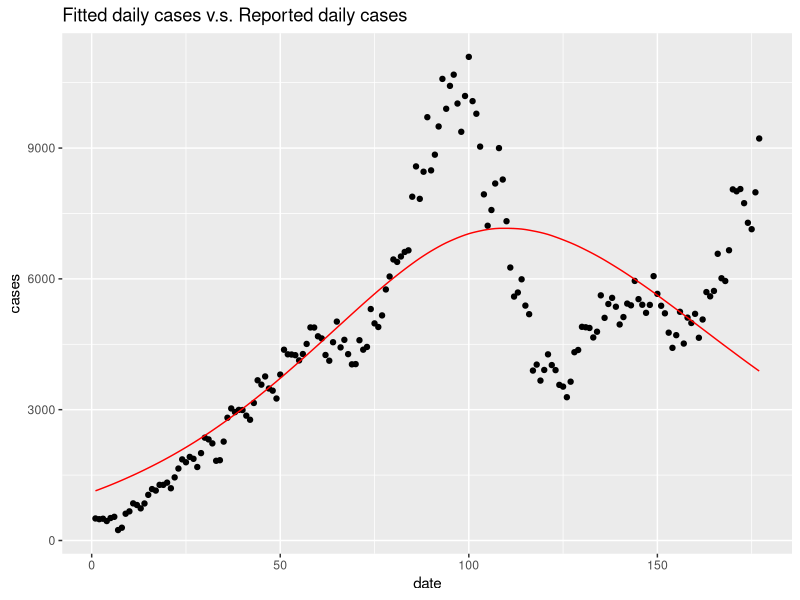
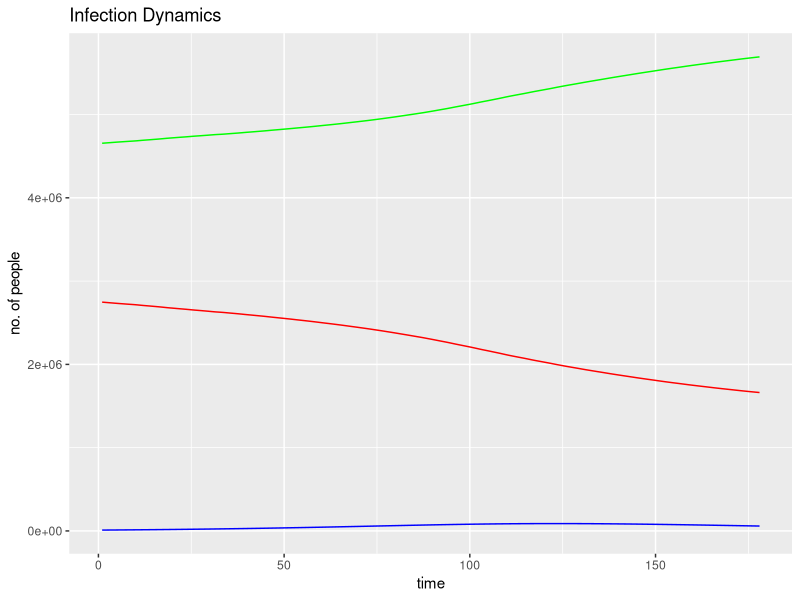
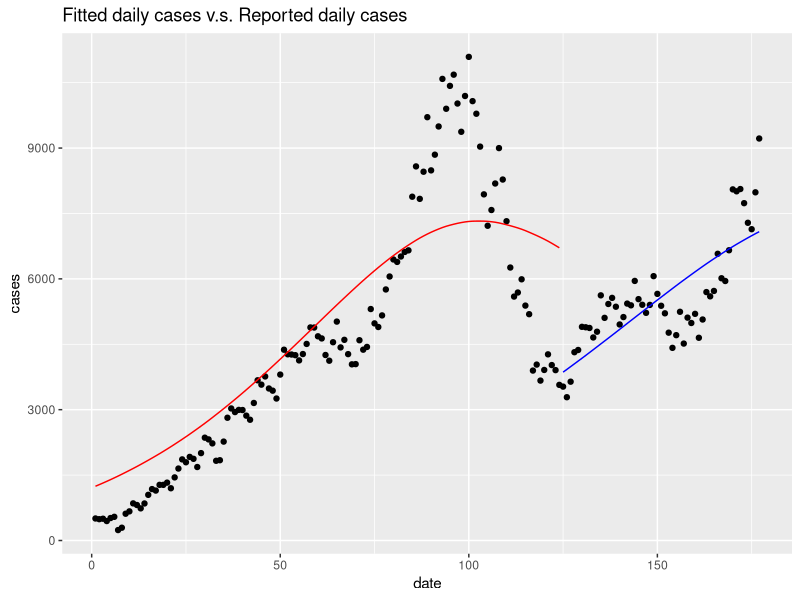
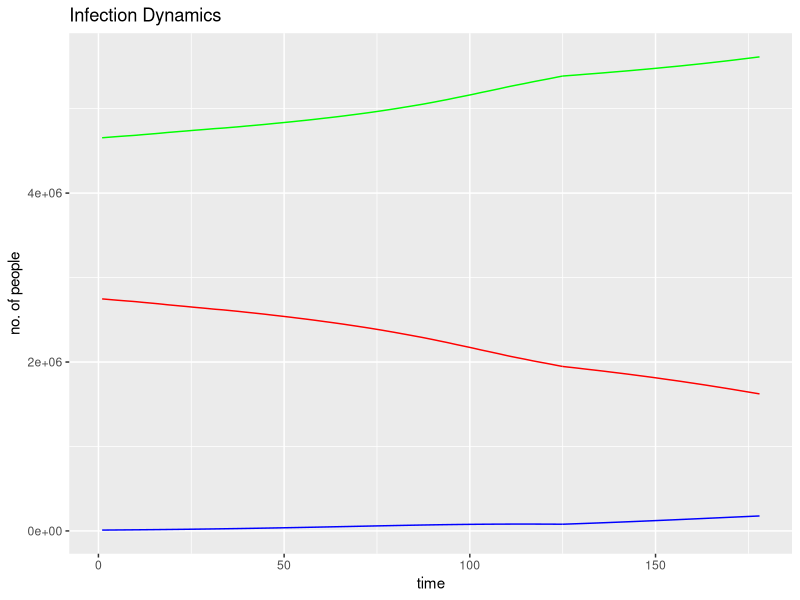
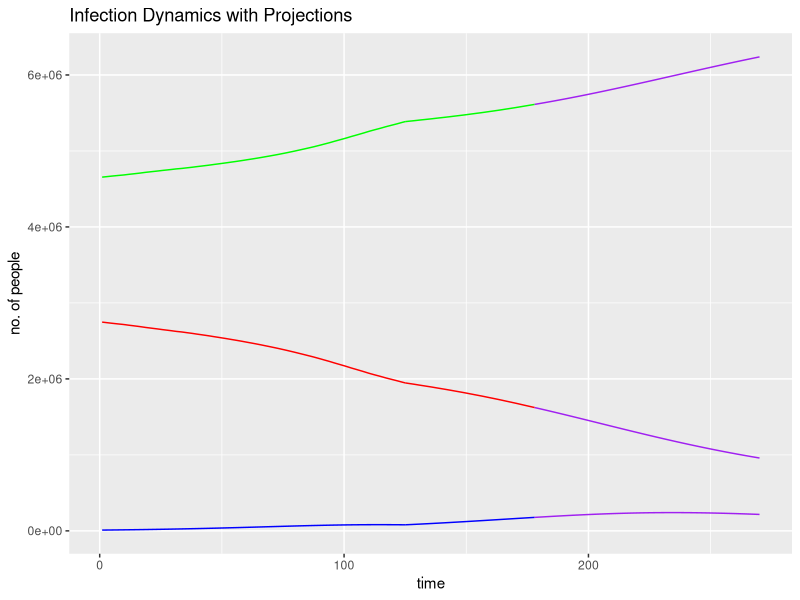
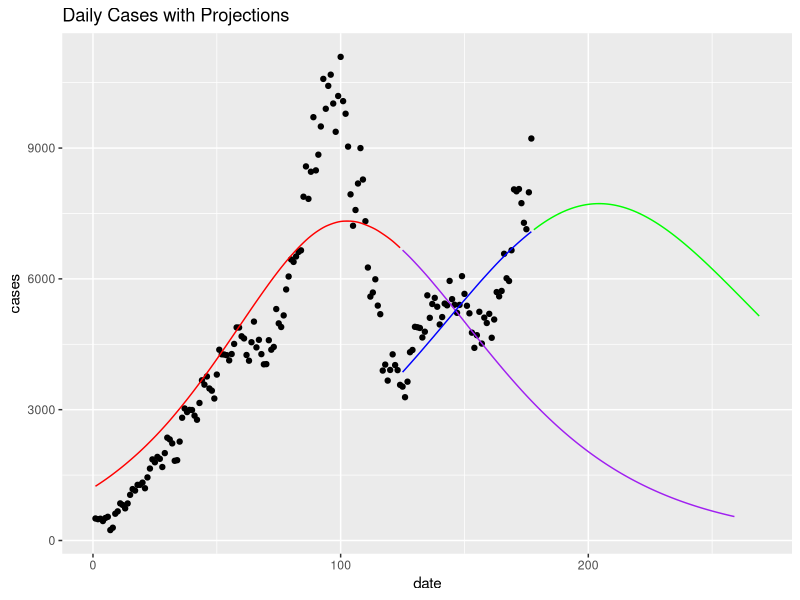
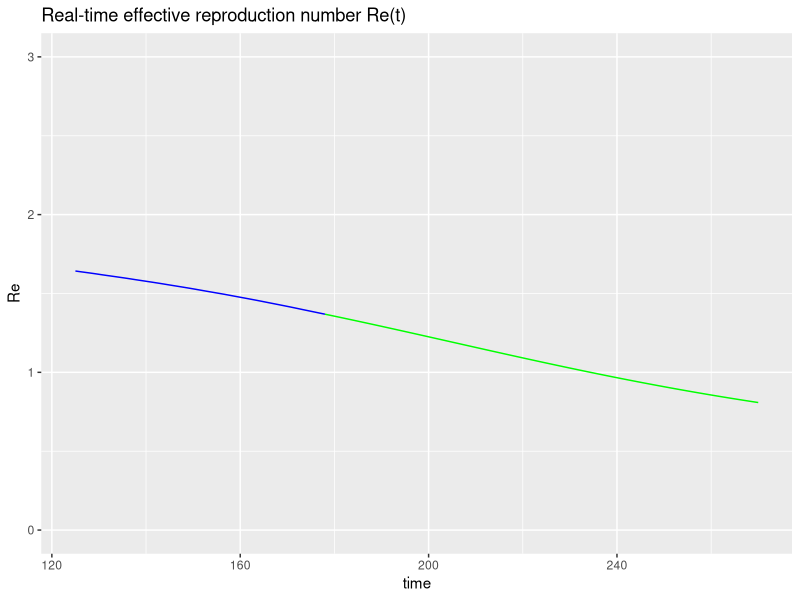
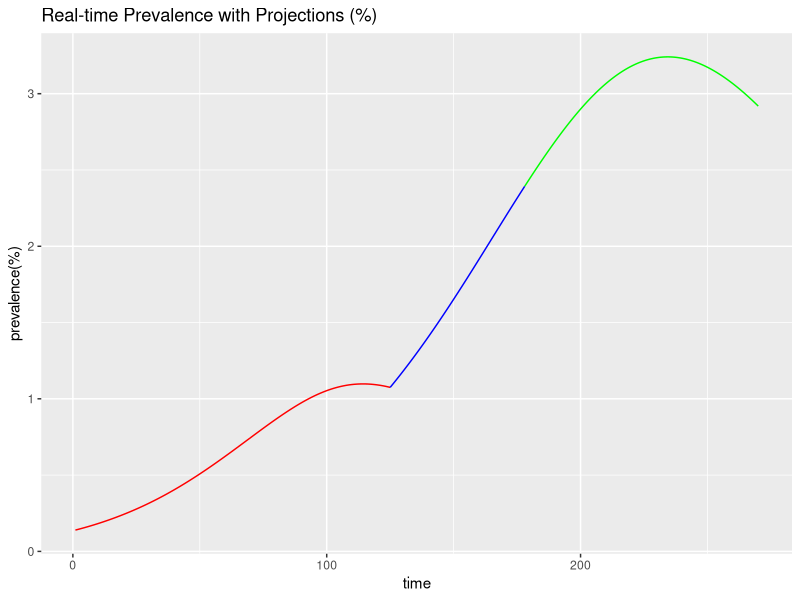

These figures' R source, in order:
# packages
install.packages("deSolve")
install.packages("ggplot2")
install.packages("reshape2")
library(deSolve)
library(ggplot2)
library(reshape2)

# working directory & data file
setwd("C:/hkcovid")
mydata<-read.csv("covid19.csv", header=T)
if (FALSE){
   "The first row in mydata1 is extra data for the 0-th day (2022/05/31), 
    which is only used in numerical approximations and should not appear in model calibration.
    So the no. of days is the no. of rows -1"
}
nd<-nrow(mydata)-1
dcases<-mydata$daily_cases[2:nrow(mydata)]
daily_cases<-data.frame(date=1:nd,
                        dcases=dcases)

# function to compute fitted daily cases
pred<-function(sol,par,ran){
  rou<-par
  p<-rep(NA, length(ran))
  if (min(ran)==1){
    for (i in ran){
    p[i]<- (rou/(4*N))*(sol$S[sol$time==i]*sol$I[sol$time==i]
                        +2*sol$S[sol$time==i+1/2]*sol$I[sol$time==i+1/2]
                        +sol$S[sol$time==i+1]*sol$I[sol$time==i+1])
    }
  }else{
    for (i in ran){
      p[i-(min(ran)-1)]<- (rou/(4*N))*(sol$S[sol$time==i]*sol$I[sol$time==i]
                          +2*sol$S[sol$time==i+1/2]*sol$I[sol$time==i+1/2]
                          +sol$S[sol$time==i+1]*sol$I[sol$time==i+1])  
    }}
  
  return(p)
}

# Preliminaries
# vaccination rate (numerical approximations)
v<-data.frame(v=mydata$v)
# an artificial time-series
signal<-data.frame(times=seq(from=1, to=nrow(mydata), by=1.0), v)
# interpolating function
input<-approxfun(signal, rule=2)
# modified SIR model (with time-dependent vaccination impact)
mSIR_model<-function(time, variables, parameters){
  with(as.list(c(variables, parameters)),{
    v<-input(time)
    dSdt<- -rou*I*S/N-theta*v
    dIdt<- rou*I*S/N-gamma*I
    dRdt<- gamma*I+theta*v
    return(list(c(dSdt,dIdt,dRdt)))
  })
}
# conventional SIR model
cSIR_model<-function(time, variables, parameters){
  with(as.list(c(variables, parameters)),{
    dSdt<- -rou*I*S/N
    dIdt<- rou*I*S/N-gamma*I
    dRdt<- gamma*I
    return(list(c(dSdt,dIdt,dRdt)))
  })
}


## One-compartment model
# Calibration 
# Least squares estimation
N<-7413070
times0<-seq(from=1, to=max(mydata$time), by=0.5)
SIR_SSE0<-function(para){
  rou<-para[1]
  gamma<-para[2]
  theta<-para[3]
  R0<-(1212699-10357)+theta*6337282
  I0<-10357
  S0<-N-I0-R0
  solutions<-as.data.frame(ode(y=c(S=S0,I=I0,R=R0), 
                               times=times0,
                               func=mSIR_model,
                               parms=c(rou=rou, gamma=gamma, theta=theta)))
  pcases<-pred(solutions, rou, 1:nd)
  SSE<-sum((pcases-dcases)^2)
  return(SSE)
}
op0<-optim(par=c(0.2,0.1,0.5),
           fn=SIR_SSE0,
           method="Nelder-Mead",
           control=list(maxit=1E5, trace=2))
op0

# Model Fitness
SSTa<-sum((dcases-mean(dcases))^2)
SSEa<-SIR_SSE0(op0$par)
r2a=1-SSEa/SSTa

# Fitted Model
rou0=op0$par[1]
gamma0=op0$par[2]
theta0=op0$par[3]
R0<-(1212699-10357)+theta0*6337282
I0<-10357
S0<-N-I0-R0
initials0<-c(S=S0, I=I0, R=R0)
solutions0<-as.data.frame(ode(y=initials0, 
                              times=times0,
                              func=mSIR_model,
                              parms=c(rou=rou0, gamma=gamma0, theta=theta0)))
pdaily_cases0<-data.frame(date=1:nd,
                          pcases=pred(solutions0, rou0, 1:nd))

# Plot fitted daily cases against reported daily cases
ggplot()+
  geom_point(data=daily_cases,
             mapping=aes(x=date, y=dcases),colour="black")+
  geom_line(data=pdaily_cases0, 
            mapping=aes(x=date, y=pcases), colour="red")+
  labs(title="Fitted daily cases v.s. Reported daily cases",
       x="date",
       y="cases")

# Plot infection dynamics
ggplot()+
  geom_line(data=solutions0, mapping=aes(x=time, y=S), colour="red")+
  geom_line(data=solutions0, mapping=aes(x=time, y=I), colour="blue")+
  geom_line(data=solutions0, mapping=aes(x=time, y=R), colour="green")+
  labs(title="Infection Dynamics",
       x="time",
       y="no. of people")


## Two-compartment model
#COMPARTMENT I
times1a<-seq(from=1, to=125, by=0.5)
dcases1<-dcases[1:124]
theta<-theta0
I0<-10357
R0<-(1212699-10357)+theta*6337282
S0<-N-I0-R0
initials1a<-c(S=S0, I=I0, R=R0)

SIR_SSE1<-function(para){
    rou<-para[1]
    gamma<-para[2]
    solutions<-as.data.frame(ode(y=initials1a, 
                                 times=times1a,
                                 func=mSIR_model,
                                 parms=c(rou=rou, gamma=gamma, theta=theta)))
    pcases1<-pred(solutions, rou, 1:124)
    SSE<-sum((pcases1-dcases1)^2)
    return(SSE)
}
op1<-optim(par=c(0.2,0.1),
           fn=SIR_SSE1,
           method="Nelder-Mead",
           control=list(maxit=1E5, trace=2))
          
op1

SSTb<-sum((dcases1-mean(dcases1))^2)
SSEb<-SIR_SSE1(op1$par)
r2b=1-SSEb/SSTb

# Fitted Model
rou1=op1$par[1]
gamma1=op1$par[2]
solutions1a<-as.data.frame(ode(y=initials1a, 
                              times=times1a,
                              func=mSIR_model,
                              parms=c(rou=rou1, gamma=gamma1, theta=theta)))
pdaily_cases1a<-data.frame(date=1:124,
                          pcases=pred(solutions1a, rou1, 1:124))

#COMPARTMENT II
dcases2<-dcases[125:nd]
times1b<-seq(from=125, to=max(mydata$time), by=0.5)
initials1b<-c(S=solutions1a$S[solutions1a$time==125],
              I=solutions1a$I[solutions1a$time==125],
              R=solutions1a$R[solutions1a$time==125])

SIR_SSE2<-function(para){
  rou<-para[1]
  gamma<-para[2]
  solutions<-as.data.frame(ode(y=initials1b, 
                               times=times1b,
                               func=mSIR_model,
                               parms=c(rou=rou, gamma=gamma, theta=theta)))
  pcases2<-pred(solutions, rou, 125:nd)
  SSE<-sum((pcases2-dcases2)^2)
  return(SSE)
}
op2<-optim(par=c(0.2,0.1),
           fn=SIR_SSE2,
           method="Nelder-Mead",
           control=list(maxit=1E5, trace=2))
op2

SSTc<-sum((dcases2-mean(dcases2))^2)
SSEc<-SIR_SSE2(op2$par)
r2c=1-SSEc/SSTc

rou2=op2$par[1]
gamma2=op2$par[2]
solutions1b<-as.data.frame(ode(y=initials1b, 
                               times=times1b,
                               func=mSIR_model,
                               parms=c(rou=rou2, gamma=gamma2, theta=theta)))
pdaily_cases1b<-data.frame(date=125:nd,
                           pcases=pred(solutions1b, rou2, 125:nd))

# Plot fitted daily cases against reported daily cases
ggplot()+
  geom_point(data=daily_cases,
             mapping=aes(x=date, y=dcases),colour="black")+
  geom_line(data=pdaily_cases1a, 
            mapping=aes(x=date, y=pcases), colour="red")+
  geom_line(data=pdaily_cases1b, 
            mapping=aes(x=date, y=pcases), colour="blue")+
  labs(title="Fitted daily cases v.s. Reported daily cases",
       x="date",
       y="cases")

# Plot Infection Dynamics (S(t), I(t), R(t))
ggplot()+
  geom_line(data=solutions1a, mapping=aes(x=time, y=S), colour="red")+
  geom_line(data=solutions1a, mapping=aes(x=time, y=I), colour="blue")+
  geom_line(data=solutions1a, mapping=aes(x=time, y=R), colour="green")+
  geom_line(data=solutions1b, mapping=aes(x=time, y=S), colour="red")+
  geom_line(data=solutions1b, mapping=aes(x=time, y=I), colour="blue")+
  geom_line(data=solutions1b, mapping=aes(x=time, y=R), colour="green")+
  labs(title="Infection Dynamics",
       x="time",
       y="no. of people")

## Projections
# Projection
times2<-seq(from=max(mydata$time), to=270, by=0.5)
initials2<-c(S=solutions1b$S[solutions1b$time==max(mydata$time)],
             I=solutions1b$I[solutions1b$time==max(mydata$time)],
             R=solutions1b$R[solutions1b$time==max(mydata$time)])
solutions2<-as.data.frame(ode(y=initials2, 
                             times=times2,
                             func=mSIR_model,
                             parms=c(rou=rou2, gamma=gamma2, theta=theta)))
pdaily_cases2<-data.frame(date=(nd+1):269,
                          pcases=pred(solutions2, rou2, (nd+1):269))

# Plot projected infection dynamics
ggplot()+
  geom_line(data=solutions1a, mapping=aes(x=time, y=S), colour="red")+
  geom_line(data=solutions1a, mapping=aes(x=time, y=I), colour="blue")+
  geom_line(data=solutions1a, mapping=aes(x=time, y=R), colour="green")+
  geom_line(data=solutions1b, mapping=aes(x=time, y=S), colour="red")+
  geom_line(data=solutions1b, mapping=aes(x=time, y=I), colour="blue")+
  geom_line(data=solutions1b, mapping=aes(x=time, y=R), colour="green")+
  geom_line(data=solutions2, mapping=aes(x=time, y=S), colour="purple")+
  geom_line(data=solutions2, mapping=aes(x=time, y=I), colour="purple")+
  geom_line(data=solutions2, mapping=aes(x=time, y=R), colour="purple")+
  labs(title="Infection Dynamics with Projections", x="time", y="no. of people")

# Plot projected daily cases
solutions1a_extd<-as.data.frame(ode(y=initials1b, 
                               times=seq(from=125, to=270, by=0.5),
                               func=mSIR_model,
                               parms=c(rou=rou1, gamma=gamma1, theta=theta)))
pdaily_cases1a_extd<-data.frame(date=125:259,
                           pcases=pred(solutions1a_extd, rou1, 125:259))
ggplot()+
  geom_point(data=daily_cases,
             mapping=aes(x=date, y=dcases),colour="black")+
  geom_line(data=pdaily_cases1a, 
            mapping=aes(x=date, y=pcases), colour="red")+
  geom_line(data=pdaily_cases1a_extd, 
            mapping=aes(x=date, y=pcases), colour="purple")+
  geom_line(data=pdaily_cases1b, 
            mapping=aes(x=date, y=pcases), colour="blue")+
  geom_line(data=pdaily_cases2,
            mapping=aes(x=date, y=pcases), colour="green")+
  labs(title="Daily Cases with Projections",
       x="date",
       y="cases")

# Plot effective reproduction number (starting from 2022/10/01)
re1<-data.frame(time=solutions1b$time,
                Re=rou2*solutions1b$S/(gamma2*N))
re2<-data.frame(time=solutions2$time,
                Re=rou2*solutions2$S/(gamma2*N))
ggplot()+
  geom_line(data=re1, mapping=aes(x=time, y=Re), colour="blue")+
  geom_line(data=re2, mapping=aes(x=time, y=Re), colour="green")+
  scale_y_continuous(limits=c(0,3))+
  labs(title="Real-time effective reproduction number Re(t)")

# Plot projected prevalence
preva1a<-data.frame(time=times1a, 
                    prevalence=(solutions1a$I/N)*100)
preva1b<-data.frame(time=times1b, 
                    prevalence=(solutions1b$I/N)*100)
preva2<-data.frame(time=times2,
                   prevalence=(solutions2$I/N)*100)
ggplot()+
  geom_line(data=preva1a, mapping=aes(x=time, y=prevalence), colour="red")+
  geom_line(data=preva1b, mapping=aes(x=time, y=prevalence), colour="blue")+
  geom_line(data=preva2, mapping=aes(x=time, y=prevalence), colour="green")+
  labs(title="Real-time Prevalence with Projections (%)",
       x="time",
       y="prevalence(%)")

## Vaccination Impacts
# initial values
# population
N<-7413070
# currently infected (on Jun 1, 2022)
I0<-10357
# removed (deaths & recovered)
R0<-(1212699-10357)
# susceptible
S0<-N-I0-R0
initials3<-c(S=S0, I=I0, R=R0)
times3<-times0

solutions3<-as.data.frame(ode(y=initials3, 
                              times=times3,
                              func=cSIR_model,
                              parms=c(rou=rou0, gamma=gamma0)))
pdaily_cases3<-data.frame(date=1:nd,
                          pcases=pred(solutions3, rou0, 1:nd))

# Plot simulated daily cases
ggplot()+
  geom_point(data=daily_cases,
             mapping=aes(x=date, y=dcases),colour="black")+
  geom_line(data=pdaily_cases1a, 
            mapping=aes(x=date, y=pcases), colour="red")+
  geom_line(data=pdaily_cases1b, 
            mapping=aes(x=date, y=pcases), colour="blue")+
  geom_line(data=pdaily_cases3, mapping=aes(x=date, y=pcases), colour="purple")+
  labs(title="Fitted Daily Cases with v.s. without Vaccination",
       x="date",
       y="cases")

# Plot simulated infection dynamics
ggplot()+
  geom_line(data=solutions3, mapping=aes(x=time, y=S), colour="purple")+
  geom_line(data=solutions3, mapping=aes(x=time, y=I), colour="purple")+
  geom_line(data=solutions3, mapping=aes(x=time, y=R), colour="purple")+
  geom_line(data=solutions1a, mapping=aes(x=time, y=S), colour="red")+
  geom_line(data=solutions1a, mapping=aes(x=time, y=I), colour="red")+
  geom_line(data=solutions1a, mapping=aes(x=time, y=R), colour="red")+
  geom_line(data=solutions1b, mapping=aes(x=time, y=S), colour="blue")+
  geom_line(data=solutions1b, mapping=aes(x=time, y=I), colour="blue")+
  geom_line(data=solutions1b, mapping=aes(x=time, y=R), colour="blue")+
  labs(title="Infection Dynamics with v.s. without Vaccination",
       x="time",
       y="no. of people")

# Plot simulated real-time prevalence
preva3<-data.frame(time=times0,
                   prevalence=(solutions3$I/N)*100)
ggplot()+
    geom_line(data=preva1a, mapping=aes(x=time, y=prevalence), colour="red")+
    geom_line(data=preva1b, mapping=aes(x=time, y=prevalence), colour="blue")+
    geom_line(data=preva3, mapping=aes(x=time, y=prevalence), colour="purple")+
    labs(title="Real-time Prevalence with v.s. without Vaccination (%)",
         x="time",
         y="prevalence(%)")
